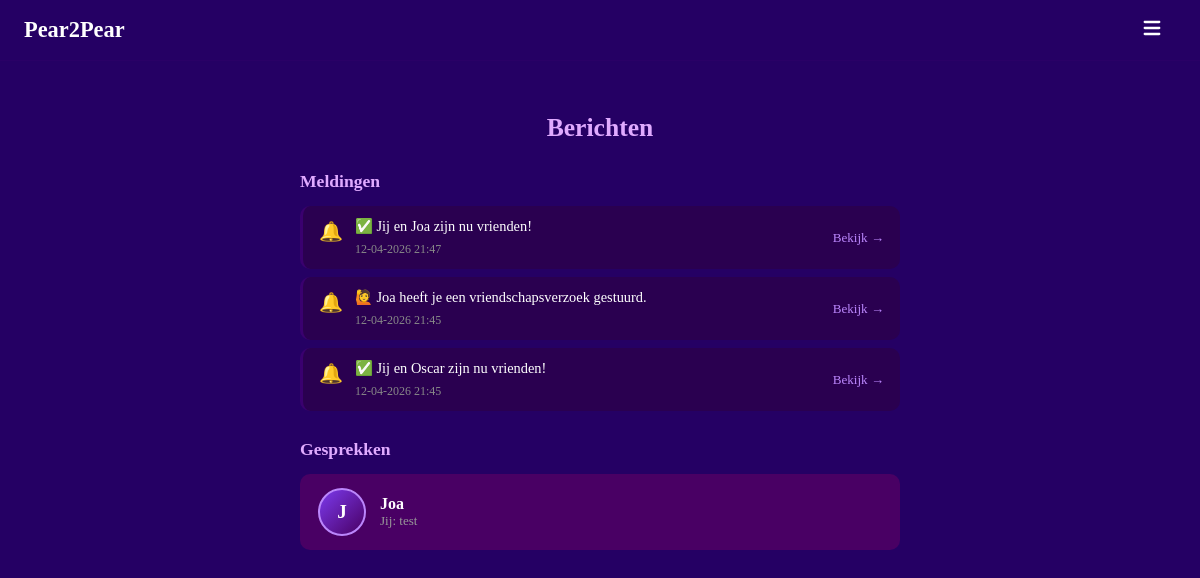
Page /messages (signed in) on the committed database.
### models.py (models this page shows, shortened)
class Notification(db.Model):
    __tablename__ = "notifications"
    id         = db.Column(db.Integer, primary_key=True)
    user_id    = db.Column(db.Integer, db.ForeignKey("users.id"), nullable=False)
    body       = db.Column(db.String(300), nullable=False)
    link       = db.Column(db.String(200), nullable=True)   # optional click-through
    read       = db.Column(db.Boolean, default=False)
    created_at = db.Column(db.DateTime, default=datetime.utcnow)

class User(UserMixin, db.Model):
    __tablename__ = "users"
    id            = db.Column(db.Integer, primary_key=True)
    username      = db.Column(db.String(30),  unique=True, nullable=False, index=True)
    email         = db.Column(db.String(120), unique=True, nullable=False, index=True)
    password_hash = db.Column(db.String(256), nullable=False)
    created_at    = db.Column(db.DateTime, default=datetime.utcnow, nullable=False)
    last_login    = db.Column(db.DateTime, default=datetime.utcnow, nullable=False)
    age            = db.Column(db.Integer,     nullable=True)
    avatar         = db.Column(db.String(200),   nullable=True)
    location       = db.Column(db.String(100), nullable=True)
    is_public      = db.Column(db.Boolean, default=True,  nullable=False)
    friends_public = db.Column(db.Boolean, default=False, nullable=False)
    sent_requests     = db.relationship("Friendship", foreign_keys=[Friendship.from_id], backref="from_user", lazy="dynamic")
    received_requests = db.relationship("Friendship", foreign_keys=[Friendship.to_id],   backref="to_user",   lazy="dynamic")
    notifications     = db.relationship("Notification", foreign_keys=[Notification.user_id], backref="owner", lazy="dynamic", order_by=Notification.created_at.desc())
    def pending_received(self):
        reqs = Friendship.query.filter_by(to_id=self.id, status="pending").all()
        return User.query.filter(User.id.in_([r.from_id for r in reqs])).all()
    def unread_message_count(self):
        return Message.query.filter_by(receiver_id=self.id, read=False).count()
    def unread_notification_count(self):
        return Notification.query.filter_by(user_id=self.id, read=False).count()
    def total_inbox_count(self):
        return self.unread_message_count() + self.unread_notification_count()

class Message(db.Model):
    __tablename__ = "messages"
    id          = db.Column(db.Integer, primary_key=True)
    sender_id   = db.Column(db.Integer, db.ForeignKey("users.id"), nullable=False)
    receiver_id = db.Column(db.Integer, db.ForeignKey("users.id"), nullable=False)
    body        = db.Column(db.Text, nullable=False)
    read        = db.Column(db.Boolean, default=False)
    created_at  = db.Column(db.DateTime, default=datetime.utcnow)
    sender   = db.relationship("User", foreign_keys=[sender_id],   backref="sent_messages")
    receiver = db.relationship("User", foreign_keys=[receiver_id], backref="received_messages")

### main.py (the view)
    @app.route("/messages")
    @login_required
    def messages():
        notifs = current_user.notifications.all()
        for n in notifs:
            if not n.read:
                n.read = True
        db.session.commit()
        all_msgs = Message.query.filter(
            (Message.sender_id == current_user.id) | (Message.receiver_id == current_user.id)
        ).order_by(Message.created_at.desc()).all()
        conversations = {}
        for msg in all_msgs:
            partner_id = msg.receiver_id if msg.sender_id == current_user.id else msg.sender_id
            if partner_id not in conversations:
                conversations[partner_id] = {
                    "user":   db.session.get(User, partner_id),
                    "latest": msg,
                    "unread": 0,
                }
            if msg.receiver_id == current_user.id and not msg.read:
                conversations[partner_id]["unread"] += 1
        return render_template("messages.html",
                               notifs=notifs,
                               conversations=list(conversations.values()))

### templates/messages.html (shortened to what this page needs)
{% extends "base.html" %}
{% block content %}
<div class="messages-page">
    <h2 class="profiles-title">Berichten</h2>
    {% if notifs %}
    <div class="notif-section">
        <h3 class="section-title">Meldingen</h3>
        {% for n in notifs %}
        <div class="notif-item {% if not n.read %}notif-item--unread{% endif %}">
            <span class="notif-icon">🔔</span>
            <div class="notif-body">
                <p>{{ n.body }}</p>
                <span class="notif-time">{{ n.created_at.strftime('%d-%m-%Y %H:%M') }}</span>
            </div>
            {% if n.link %}
            <a href="{{ n.link }}" class="notif-link">Bekijk →</a>
            {% endif %}
        </div>
        {% endfor %}
    </div>
    {% endif %}
    <h3 class="section-title" style="margin-top:28px;">Gesprekken</h3>
    {% if conversations %}
    <div class="conversation-list">
        {% for conv in conversations %}
        <a href="/messages/{{ conv.user.id }}" class="conversation-item {% if conv.unread > 0 %}conversation-item--unread{% endif %}">
            <div class="conversation-item__avatar">{{ conv.user.username[0].upper() }}</div>
            <div class="conversation-item__body">
                <span class="conversation-item__name">{{ conv.user.username }}</span>
                <span class="conversation-item__preview">
                    {% if conv.latest.sender_id == current_user.id %}Jij: {% endif %}
                    {{ conv.latest.body[:60] }}{% if conv.latest.body|length > 60 %}…{% endif %}
                </span>
            </div>
        </a>
        {% endfor %}
    </div>
    {% else %}
        <p class="muted-center">Nog geen gesprekken. Klik op een profiel om iemand te beichten!</p>
    {% endif %}
</div>
{% endblock %}

### static/style.css (style rules this page uses)
html, body { height: 100%; margin: 0; background-color: #250064; overflow: hidden; }
h1, h2, h3, p, small, label { color: white; }
a { color: #bb86fc; }
.profiles-title { text-align: center; font-size: 1.6rem; margin-bottom: 28px; color: #e0aaff; }
.section-title { margin: 0 0 14px; color: #e0aaff; font-size: 1.1rem; }
.messages-page { width: 90%; max-width: 600px; padding: 32px 0 48px; }
.conversation-list { display: flex; flex-direction: column; gap: 8px; }
.conversation-item { background: #490064; border-radius: 10px; padding: 14px 18px; display: flex; align-items: center; gap: 14px; text-decoration: none; transition: background 0.15s; }
.conversation-item__avatar { width: 44px; height: 44px; border-radius: 50%; background: linear-gradient(135deg, #7c3aed, #490064); display: flex; align-items: center; justify-content: center; font-size: 1.2rem; font-weight: 700; color: white; border: 2px solid #bb86fc; flex-shrink: 0; }
.conversation-item__body { flex: 1; overflow: hidden; }
.conversation-item__name { color: white; font-weight: 600; display: block; }
.conversation-item__preview { color: #999; font-size: 0.82rem; white-space: nowrap; overflow: hidden; text-overflow: ellipsis; display: block; }
.notif-section { margin-bottom: 8px; }
.notif-item { display: flex; align-items: flex-start; gap: 12px; background: #2a0050; border-radius: 10px; padding: 12px 16px; margin-bottom: 8px; border-left: 3px solid #3a006f; }
.notif-icon { font-size: 1.2rem; flex-shrink: 0; margin-top: 2px; }
.notif-body { flex: 1; }
.notif-body p { margin: 0 0 4px; color: white; font-size: 0.9rem; }
.notif-time { font-size: 0.75rem; color: #888; }
.notif-link { color: #bb86fc; text-decoration: none; font-size: 0.82rem; white-space: nowrap; align-self: center; }

### rows in the picture
Notification: body "✅ Jij en Joa zijn nu vrienden!", created_at "12-04-2026 21:47"
Notification: body "🙋 Joa heeft je een vriendschapsverzoek gestuurd.", created_at "12-04-2026 21:45"
Notification: body "✅ Jij en Oscar zijn nu vrienden!", created_at "12-04-2026 21:45"
User: user "J", user.username "Joa"
Message: latest "test"
